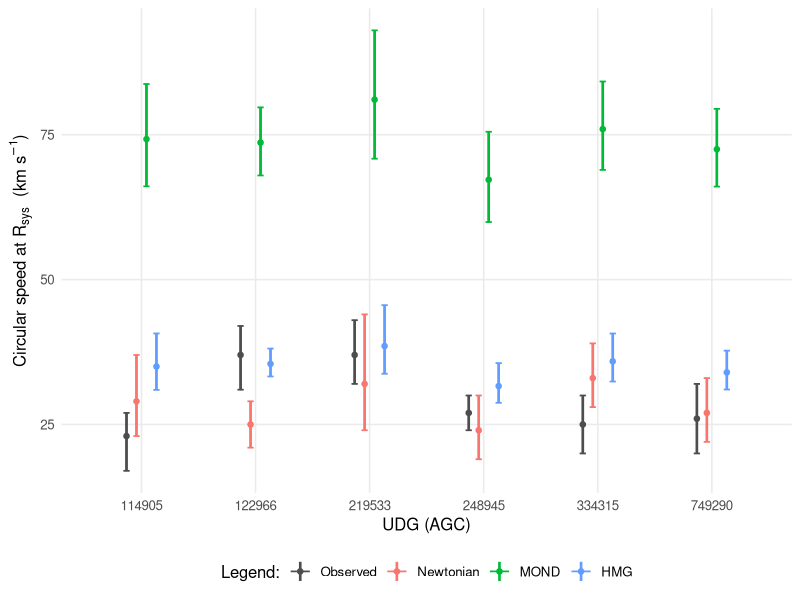
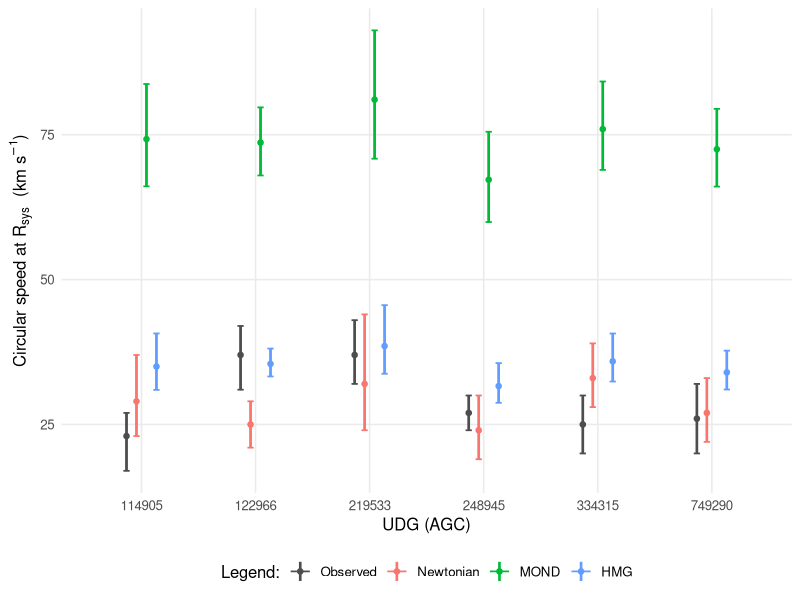

Reproduce these figures in R, in order.
# ===============================
# GLOBAL single d0 fit (vectorized)
# ===============================
factor_error = 1

# -- anchors (keep your choices)
gamma_U_deg   <- 60
gamma_cen_deg <- 90
gammaU_s2     <- sin(pi*gamma_U_deg/180)^2
gammacen_s2   <- sin(pi*gamma_cen_deg/180)^2


# -----------------------
# Physical constants (SI)
# -----------------------
G_SI       <- 6.67430e-11           # m^3 kg^-1 s^-2
Msun_SI    <- 1.98847e30            # kg
c_SI       <- 2.99792458e8          # m s^-1
yr_SI      <- 365.25*24*3600        # s
Gyr_SI     <- 1e9*yr_SI
kpc_SI     <- 3.085677581e19        # m
kmps       <- 1e3                   # m/s per (km/s)

# -----------------------
# Cosmology / timescale
# -----------------------
t0_Gyr <- 13.8             # you can change this if you want
t0_SI  <- t0_Gyr * Gyr_SI
a_ct   <- c_SI / t0_SI     # c / t0 (m s^-2)


suppressPackageStartupMessages({
  library(tibble); library(dplyr); library(purrr); library(stringr)
})

udg <- tribble(
  ~AGC,   ~Distance_Mpc, ~Incl_deg, ~Rd_kpc, ~Rd_err_kpc, ~log10Mbar, ~log10Mbar_err, ~log10Mstar, ~log10Mstar_err, ~Mgas_over_Mstar, ~MHI_over_Mstar_plus, ~Mgas_over_Mstar_minus, ~Vcirc_kms, ~Vcirc_plus, ~Vcirc_minus, ~Rsys_kpc, ~vN_Rsys_kms, ~vN_Rsys_plus, ~vN_Rsys_minus,     
  114905, 76,            33,        1.79,    0.04,        9.21,       0.19,           8.30,        0.17,            7.1,               2.3,                   1.9,                    23,          4,           6,            8.02,           29,      8,     6,
  122966, 90,            34,        4.15,    0.19,        9.21,       0.13,           7.73,        0.12,            29.1,              7.0,                   11.9,                   37,          5,           6,            10.8,           25,     4,     4,
  219533, 96,            42,        2.35,    0.20,        9.36,       0.22,           8.04,        0.12,            19.7,              8.8,                   12.2,                   37,          6,           5,            9.78,           32,    12,     8,
  248945, 84,            66,        2.08,    0.07,        9.05,       0.19,           8.52,        0.17,            2.4,               0.8,                   1.6,                    27,          3,           3,            8.55,           24,     6,     5,
  334315, 73,            52,        3.76,    0.14,        9.25,       0.16,           7.93,        0.12,            23.7,              5.9,                   9.8,                    25,          5,           5,            8.49,           33,     6,     5,
  749290, 97,            39,        2.38,    0.14,        9.17,       0.15,           8.32,        0.13,            6.1,               1.7,                   2.9,                    26,          6,           6,            8.47,            27,     6,     5
)

# -- rho_vac
rho_vac_SI <- (function(H0_km_s_Mpc = 70) {
  MPC_TO_M <- 3.085677581e22
  H0_SI    <- (H0_km_s_Mpc*1000) / MPC_TO_M
  3*H0_SI^2/(8*pi*G_SI)
})()

# -------------- Vectorized helpers --------------
vN_vec <- function(Mbar_Msun, R_kpc){
  M_kg <- Mbar_Msun * Msun_SI
  r_m  <- R_kpc * kpc_SI
  sqrt(G_SI * M_kg / r_m) / kmps
}
vH_vec <- function(R_kpc){ (R_kpc*kpc_SI / t0_SI) / kmps }

epsilon_from_dist0_vec <- function(log10Mbar, R_kpc, dist0){
  Mbar_kg <- 10^log10Mbar * Msun_SI
  R_m     <- dist0 * R_kpc * kpc_SI
  rho_nei <- (3 * Mbar_kg) / (4*pi*R_m^3)
  sqrt(pmax(rho_nei/rho_vac_SI + 1/6, 0))
}

gamma_sys_from_eps_vec <- function(eps_H, vN_kms, vH_kms){
  num  <- 2*vN_kms^2 - (eps_H^2)*vH_kms^2
  den  <- 2*vN_kms^2 + (eps_H^2)*vH_kms^2
  frac <- abs(num/den)
  sin2 <- pmin(pmax(gammaU_s2 + (gammacen_s2 - gammaU_s2)*frac, 0), 1)
  asin(sqrt(sin2))  # radians
}

vC_from_gamma0_vec <- function(vN_kms, R_kpc, gamma_sys_rad){
  # gamma0 = 1 / (cos(gamma_sys)/gamma_sys) = gamma_sys / cos(gamma_sys)
  g0    <- pmax(gamma_sys_rad, 1e-12) / pmax(cos(gamma_sys_rad), 1e-30)
  aN    <- ((vN_kms*kmps)^2) / (R_kpc*kpc_SI)            # m/s^2
  aC    <- sqrt(pmax(0, aN^2 + abs(aN) * (2*c_SI)/(g0*t0_SI)))  # m/s^2
  sqrt(aC * (R_kpc*kpc_SI)) / kmps                       # km/s
}

sigma_eff_2x <- function(residual, e_plus, e_minus){
  factor_error * ifelse(residual >= 0, pmax(e_plus, 1e-6), pmax(e_minus, 1e-6))
}

# -------------- Data vectors --------------
Rsys  <- udg$Rsys_kpc
Mbar  <- 10^udg$log10Mbar
logM  <- udg$log10Mbar
sigM  <- udg$log10Mbar_err
Vobs  <- udg$Vcirc_kms
eplus <- udg$Vcirc_plus
eminus<- udg$Vcirc_minus

# Precompute vH (independent of d0)
vH_R  <- vH_vec(Rsys)

# -------------- chi2_total(d0) --------------
chi2_total <- function(d0){
  vN   <- vN_vec(Mbar, Rsys)
  eps  <- epsilon_from_dist0_vec(logM, Rsys, d0)
  gsys <- gamma_sys_from_eps_vec(eps, vN, vH_R)
  vC   <- vC_from_gamma0_vec(vN, Rsys, gsys)
  r    <- vC - Vobs
  se   <- sigma_eff_2x(r, eplus, eminus)
  sum((r/se)^2)
}

# -------------- Optimize global d0 --------------
bounds <- c(0.1, 5e2)   # start broad
opt    <- optimize(chi2_total, interval = bounds, tol = 1e-6)
d0_hat <- opt$minimum
chi2min<- opt$objective
Ndof   <- length(Vobs) - 1
chi2_min = chi2min

# -------------- Find Δχ²=+1 bounds with geometric expansion --------------
#### pick one: #####
# DELTA_CHI2 <- 1.00      # (your current choice: 68% two-sided / ~84% one-sided)
DELTA_CHI2 <- 2.71    # 95% one-sided lower limit
# DELTA_CHI2 <- 3.84    # 95% two-sided CI

target <- chi2min + DELTA_CHI2

expand_find <- function(side = c("lo","hi"), max_expand = 60, factor = 2){
  side <- match.arg(side)
  if (side == "lo"){
    a <- bounds[1]; b <- d0_hat
    fa <- chi2_total(a) - target; fb <- chi2_total(b) - target
    # if no sign change, try expanding the left bound downward geometrically
    step <- 1
    while (fa*fb > 0 && step <= max_expand){
      a <- max(1e-6, a/factor)
      fa <- chi2_total(a) - target
      step <- step + 1
      if (a <= 1e-6) break
    }
    if (fa*fb > 0) return(NA_real_)
    uniroot(function(x) chi2_total(x) - target, interval = c(a,b))$root
  } else {
    a <- d0_hat; b <- bounds[2]
    fa <- chi2_total(a) - target; fb <- chi2_total(b) - target
    # expand right bound upward until we cross
    step <- 1
    while (fa*fb > 0 && step <= max_expand){
      b <- b*factor
      fb <- chi2_total(b) - target
      step <- step + 1
      if (b > 1e9) break
    }
    if (fa*fb > 0) return(NA_real_)
    uniroot(function(x) chi2_total(x) - target, interval = c(a,b))$root
  }
}

d0_lo <- expand_find("lo")
d0_hi <- expand_find("hi")

# -------------- Predicted vC at d0_hat (central) --------------
vN_hat   <- vN_vec(Mbar, Rsys)
eps_hat  <- epsilon_from_dist0_vec(logM, Rsys, d0_hat)
# Keep the asymptotic weak-coupling branch, but preserve vector length so the
# Monte Carlo loop remains valid even if the sample size changes.
eps_hat <- rep(sqrt(1/6), length(Vobs))
gsys_hat <- gamma_sys_from_eps_vec(eps_hat, vN_hat, vH_R)
vC_hat   <- vC_from_gamma0_vec(vN_hat, Rsys, gsys_hat)

# -------------- Predicted vC uncertainty via MC over log10 Mbar --------------
set.seed(123)
Nsamp <- 30000
vC_med  <- numeric(length(Vobs))
vC_p    <- numeric(length(Vobs))
vC_m    <- numeric(length(Vobs))

for (i in seq_along(Vobs)){
  logM_s <- rnorm(Nsamp, mean = logM[i], sd = sigM[i])
  M_s    <- 10^logM_s
  vN_s   <- vN_vec(M_s, Rsys[i])
  # (keep eps fixed at central logM for stability; if you want, recompute eps per draw)
  gsys_s <- gamma_sys_from_eps_vec(rep(eps_hat[i], Nsamp), vN_s, rep(vH_R[i], Nsamp))
  vC_s   <- vC_from_gamma0_vec(vN_s, rep(Rsys[i], Nsamp), gsys_s)
  qs     <- quantile(vC_s, c(0.16, 0.5, 0.84), na.rm = TRUE)
  vC_med[i] <- qs[2]; vC_p[i] <- qs[3]-qs[2]; vC_m[i] <- qs[2]-qs[1]
}

# -------------- Final comparison table --------------
compare_vc <- tibble(
  AGC = udg$AGC,
  Rsys_kpc = Rsys,
  Vcirc_obs_kms   = Vobs,
  Vcirc_plus_kms  = eplus,
  Vcirc_minus_kms = eminus,
  dist0_hat = d0_hat,
  vC_pred_kms      = vC_hat,
  vC_pred_plus_kms = vC_p,
  vC_pred_minus_kms= vC_m,
  residual_kms     = Vcirc_obs_kms - vC_pred_kms,
  # If you want a symmetric 2×σ for display only:
  sigma_obs_2x_sym = factor_error * 0.5 * (Vcirc_plus_kms + Vcirc_minus_kms),
  pull_sym         = residual_kms / pmax(sigma_obs_2x_sym, 1e-6)
)

# -------------- Per-galaxy chi2 contributions at d0_hat --------------
chi2_terms <- {
  r  <- vC_hat - Vobs
  se <- sigma_eff_2x(r, eplus, eminus)
  tibble(AGC = udg$AGC, residual = r, sigma_eff_2x = se, chi2_i = (r/se)^2)
}

# -------------- Summary --------------
summary_global <- data.frame(
  dist0_hat = d0_hat,
  dist0_lo  = d0_lo,
  dist0_hi  = d0_hi,
  chi2_min  = chi2min,
  Ndof      = Ndof,
  chi2_red  = chi2min / pmax(Ndof,1)
)

summary_global
compare_vc
chi2_terms
# write.csv(compare_vc, "global_dist0_compare_vc.csv", row.names = FALSE)

# Reduced chi-square and p-value
nu <- nrow(udg) - 1
chi2_red <- chi2_min / nu
pval <- 1 - pchisq(chi2_min, df = nu)
c(chi2_min = chi2_min, dof = nu, chi2_red = chi2_red, p_value = pval)

# Standardized residuals at d0_hat (sign-aware 2× sigma)
r   <- compare_vc$Vcirc_obs_kms - compare_vc$vC_pred_kms
sig <- factor_error * 0.5 * (compare_vc$Vcirc_plus_kms + compare_vc$Vcirc_minus_kms) # display-only symmetric alt.
z   <- r / pmax(sig, 1e-6)
z






# ============================================================
### MOND comparison at R_sys: v_circ^MOND vs v_N, v_C(HMG), Vcirc(obs) ####
# ============================================================

# ----- User choices -----
mond_mu <- "mls"   # options: "simple", "standard", "mls
a0_SI   <- 1.2e-10    # MOND acceleration scale (m/s^2); change if desired
Nsamp_mond <- 30000   # MC samples to propagate log10Mbar_err into vMOND

# ----- Vectorized helpers (reuse your constants) -----
vN_vec <- function(Mbar_Msun, R_kpc){
  M_kg <- Mbar_Msun * Msun_SI
  r_m  <- R_kpc * kpc_SI
  sqrt(G_SI * M_kg / r_m) / kmps
}

# --- MOND acceleration from a_N with chosen interpolating function ---
# mu options: "simple", "standard", "mls" (McGaugh–Lelli–Schombert / RAR)
mond_acc_from_aN <- function(aN, a0 = 1.2e-10, mu = c("simple","standard","mls")){
  mu <- match.arg(mu)
  aN <- pmax(aN, 0)  # safety
  
  if (mu == "simple"){
    # mu(x) = x/(1+x)  ->  a = 0.5*(aN + sqrt(aN^2 + 4 aN a0))
    0.5*(aN + sqrt(aN^2 + 4*aN*a0))
    
  } else if (mu == "standard"){
    # mu(x) = x/sqrt(1+x^2)  ->  solve for a; let A=a^2:
    # A^2 - aN^2 A - aN^2 a0^2 = 0  ->  A = 0.5*(aN^2 + sqrt(aN^4 + 4 aN^2 a0^2))
    A <- 0.5*( aN^2 + sqrt(aN^4 + 4*aN^2*a0^2) )
    sqrt(A)
    
  } else {  # "mls" (RAR-inspired): g = g_N / (1 - exp(-sqrt(g_N/a0)))
    denom <- 1 - exp(-sqrt(pmax(aN, 0)/a0))
    # guard extremely small denom to avoid blow-ups at machine precision
    denom <- pmax(denom, 1e-12)
    aN / denom
  }
}

# --- Vectorized MOND circular speed at R_sys (km/s) ---
vMOND_vec <- function(Mbar_Msun, R_kpc, mu = "mls", a0 = 1.2e-10){
  r_m <- R_kpc * kpc_SI
  # Newtonian a_N from baryons
  vN  <- {
    M_kg <- Mbar_Msun * Msun_SI
    r_mx <- R_kpc * kpc_SI
    sqrt(G_SI * M_kg / r_mx) / kmps
  }
  aN  <- (vN*kmps)^2 / r_m
  aM  <- mond_acc_from_aN(aN, a0 = a0, mu = mu)
  sqrt(aM * r_m) / kmps
}


# ----- Central MOND prediction (no MC) -----
Rsys  <- udg$Rsys_kpc
Mbar  <- 10^udg$log10Mbar
Vobs  <- udg$Vcirc_kms
eplus <- udg$Vcirc_plus
eminus<- udg$Vcirc_minus

vN_Rsys_kms   <- vN_vec(Mbar, Rsys)
vMOND_kms     <- vMOND_vec(Mbar, Rsys, mu = mond_mu, a0 = a0_SI)

#  chi2--------------

se <- ifelse(vMOND_kms - Vobs>=0, eplus, eminus)
sum(((vMOND_kms - Vobs)/se)^2)
sum(((vMOND_kms - Vobs)/(2*se))^2)

se <- ifelse(vN_Rsys_kms - Vobs>=0, eplus, eminus)
sum(((vN_Rsys_kms - Vobs)/se)^2)
sum(((vN_Rsys_kms - Vobs)/(2*se))^2)

se <- ifelse(vC_hat - Vobs>=0, eplus, eminus)
sum(((vC_hat - (Vobs+eplus))/se)^2)
sum(((vC_hat - (Vobs))/(2*se))^2)

# If you already computed HMG global prediction as 'compare_vc$vC_pred_kms', reuse it.
# Otherwise, you can omit it or set to NA here:
vHMG_kms <- if (exists("compare_vc")) compare_vc$vC_pred_kms else rep(NA_real_, length(Vobs))

# ----- Uncertainty on vMOND from log10Mbar_err (Monte Carlo) -----
set.seed(123)
logM  <- udg$log10Mbar
sigM  <- udg$log10Mbar_err

vMOND_med  <- numeric(length(Vobs))
vMOND_p    <- numeric(length(Vobs))
vMOND_m    <- numeric(length(Vobs))

for (i in seq_along(Vobs)){
  logM_s <- rnorm(Nsamp_mond, mean = logM[i], sd = sigM[i])
  M_s    <- 10^logM_s
  v_s    <- vMOND_vec(M_s, Rsys[i], mu = mond_mu, a0 = a0_SI)
  qs     <- quantile(v_s, c(0.16, 0.5, 0.84), na.rm = TRUE)
  vMOND_med[i] <- qs[2]; vMOND_p[i] <- qs[3]-qs[2]; vMOND_m[i] <- qs[2]-qs[1]
}

# ----- Build comparison table -----
compare_models <- tibble::tibble(
  AGC = udg$AGC,
  Rsys_kpc = Rsys,
  # Observed
  Vcirc_obs_kms   = Vobs,
  Vcirc_plus_kms  = eplus,
  Vcirc_minus_kms = eminus,
  # Newtonian
  vN_Rsys_kms = vN_Rsys_kms,
  # MOND (central and 1-sigma from Mbar)
  vMOND_med_kms    = vMOND_med,
  vMOND_plus_kms   = vMOND_p,
  vMOND_minus_kms  = vMOND_m,
  # HMG (if available)
  vHMG_kms = vHMG_kms
) %>%
  mutate(
    res_N   = Vcirc_obs_kms - vN_Rsys_kms,
    res_MOND= Vcirc_obs_kms - vMOND_med_kms,
    res_HMG = ifelse(is.na(vHMG_kms), NA_real_, Vcirc_obs_kms - vHMG_kms)
  )

compare_models
# write.csv(compare_models, "compare_vN_vMOND_vHMG.csv", row.names = FALSE)




# ============================================================
##### Barplot: compare v_circ (Obs, Newtonian, MOND, HMG) with errors #####
# Requires: compare_vc, compare_models, udg (as built earlier)
# ============================================================
suppressPackageStartupMessages({
  library(dplyr); library(tidyr); library(ggplot2); library(forcats)
})

# ---- Assemble a tidy table with central values + asym. errors ----
obs_df <- compare_models %>%
  transmute(
    AGC,
    model = "Observed",
    value = Vcirc_obs_kms,
    err_plus = Vcirc_plus_kms,
    err_minus = Vcirc_minus_kms
  )

newt_df <- udg %>%
  transmute(
    AGC,
    model = "Newtonian",
    value = vN_Rsys_kms,
    err_plus = coalesce(vN_Rsys_plus, 0),
    err_minus = coalesce(vN_Rsys_minus, 0)
  )

# Use MOND MC median ± (84-50, 50-16); switch to vMOND_kms if you prefer formula central
mond_df <- compare_models %>%
  transmute(
    AGC,
    model = "MOND",
    value = vMOND_med_kms,
    err_plus = vMOND_plus_kms,
    err_minus = vMOND_minus_kms
  )

hmg_df <- compare_vc %>%
  transmute(
    AGC,
    model = "HMG",
    value = vC_pred_kms,
    err_plus = vC_pred_plus_kms,
    err_minus = vC_pred_minus_kms
  )

beard_df <- bind_rows(obs_df, newt_df, mond_df, hmg_df) %>%
  filter(is.finite(value)) %>%
  mutate(
    AGC   = factor(AGC, levels = sort(unique(AGC))),
    model = factor(model, levels = c("Observed","Newtonian","MOND","HMG")),
    ymin  = pmax(0, value - err_minus),
    ymax  = value + err_plus
  )

# ---- Beardplot: 0-based bars + whiskers + center marker ----
pd <- position_dodge(width = 0.35)   # ← barbas más juntas

default_cols <- scales::hue_pal()(length(unique(beard_df$model))-1)

cols <- default_cols
cols <- c("gray30", cols)
names(cols) <- sort(unique(beard_df$model))

p_beard <- ggplot(beard_df, aes(x = AGC, y = value, fill = model, color = model)) +
  geom_linerange(aes(ymin = ymin, ymax = ymax), position = pd, linewidth = 0.9) +
  geom_errorbar(aes(ymin = ymin, ymax = ymax), position = pd, width = 0.22, linewidth = 0.6) +
  geom_point(position = pd, size = 1.7, stroke = 0.4) +
  labs(
    x = "UDG (AGC)",
    y = expression(paste("Circular speed at ", R[sys], "  (km s"^{-1},")")),
    fill = "Legend:",
    color = "Legend:",
    title = NULL
  ) +
  scale_color_manual(values = cols) +
  scale_fill_manual(values = cols) +
  scale_x_discrete(expand = expansion(mult = c(0.14, 0.14))) +  # ← bloques más separados
  theme_minimal(base_size = 12) +
  theme(
    legend.position = "bottom",
    panel.grid.minor = element_blank()
  )

print(p_beard)

ruta = "C:/Users/rober/OneDrive/Documents/Codex_Portatil/hmg_udg_article/"

# ---- Optional: export ----
ggsave(paste0(ruta,"vcirc_beardplot.png"), plot = p_beard, width = 9, height = 5, dpi = 300)
